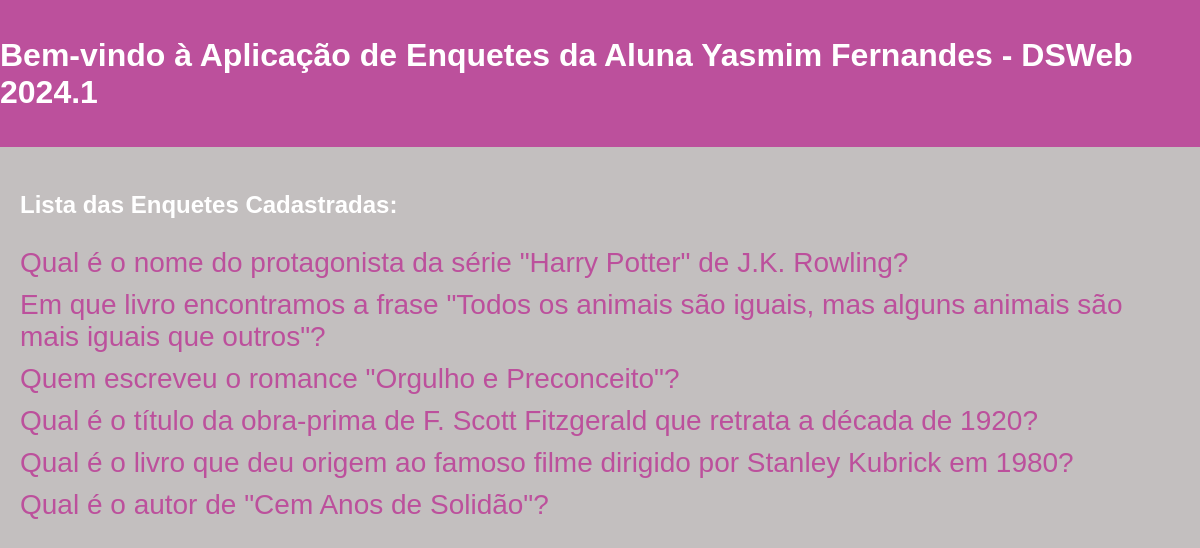
The page /enquetes/ on the database its author committed.
### enquetes/models.py (models this page shows, shortened)
class Pergunta(models.Model):
    texto = models.CharField(max_length=150)
    data_pub = models.DateTimeField('Data de publicação')

### enquetes/views.py (the view)
# urls.py: path('',views.index, name='index'),
def index(request):
    enquetes = Pergunta.objects.order_by('-data_pub')[:10]
    contexto = {'lista_enquetes': enquetes}
    return render(request, 'enquetes/index.html', contexto)

### enquetes/templates/enquetes/index.html (shortened to what this page needs)
<!DOCTYPE html>
<html lang="pt-BR">
<head>
</head>
<body>
    <div class="header">
        <h1>Bem-vindo à Aplicação de Enquetes da Aluna Yasmim Fernandes - DSWeb 2024.1</h1>
    </div>
    <div class="content">
        {% if lista_enquetes %}
            <h3>Lista das Enquetes Cadastradas:</h3>
            <ul>
                {% for p in lista_enquetes %}
                    <li>
                        <a href="{% url 'enquetes:detalhes' p.id %}">
                            {{ p.texto }}
                        </a>
                    </li>
                {% endfor %}
            </ul>
        {% else %}
            <h3>Nenhuma enquete cadastrada até o momento!</h3>
        {% endif %}
    </div>
</body>
</html>

### enquetes/templates/enquetes/index.html (style rules this page uses)
body { font-family: Arial, sans-serif; margin: 0; padding: 0; background: #C3BFBF; font-size: 28px; }
.header { width: 100%; height: 147px; background: #BC509C; color: white; display: flex; align-items: center; justify-content: center; position: relative; }
.header h1 { margin: 0; font-size: 32px; font-weight: 800; }
.content { padding: 20px; }
h3 { font-size: 24px; color: white; }
ul { list-style-type: none; padding: 0; }
li { margin: 10px 0; }
a { text-decoration: none; color: #BC509C; }

### rows shown on the page
Pergunta: texto "Qual é o nome do protagonista da série \"Harry Potter\" de J.K. Rowling?"
Pergunta: texto "Em que livro encontramos a frase \"Todos os animais são iguais, mas alguns animais são mais iguais que outros\"?"
Pergunta: texto "Quem escreveu o romance \"Orgulho e Preconceito\"?"
Pergunta: texto "Qual é o título da obra-prima de F. Scott Fitzgerald que retrata a década de 1920?"
Pergunta: texto "Qual é o livro que deu origem ao famoso filme dirigido por Stanley Kubrick em 1980?"
Pergunta: texto "Qual é o autor de \"Cem Anos de Solidão\"?"
